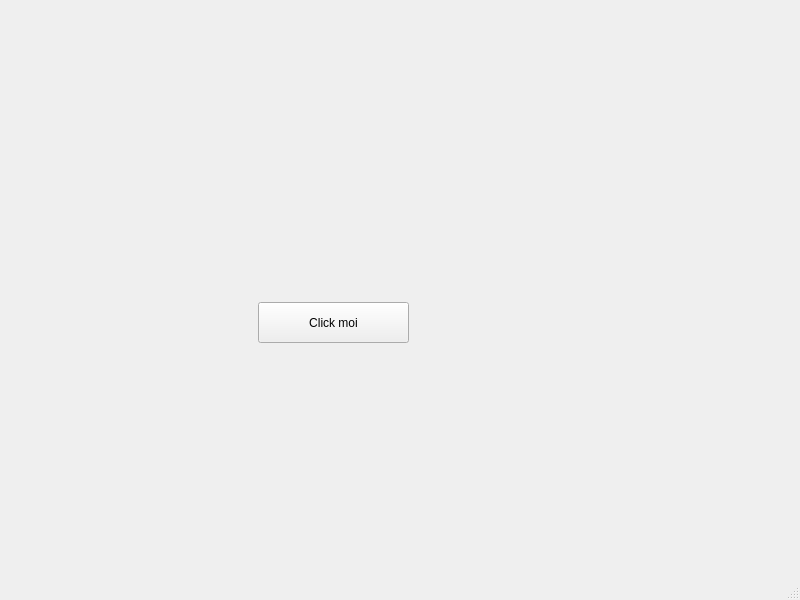
<?xml version="1.0" encoding="UTF-8"?>
<ui version="4.0">
 <class>MainWindow</class>
 <widget class="QMainWindow" name="MainWindow">
  <property name="geometry">
   <rect>
    <x>0</x>
    <y>0</y>
    <width>800</width>
    <height>600</height>
   </rect>
  </property>
  <property name="windowTitle">
   <string>MainWindow</string>
  </property>
  <widget class="QWidget" name="centralwidget">
   <widget class="QToolButton" name="toolButton">
    <property name="geometry">
     <rect>
      <x>258</x>
      <y>302</y>
      <width>151</width>
      <height>41</height>
     </rect>
    </property>
    <property name="text">
     <string>Click moi</string>
    </property>
   </widget>
  </widget>
  <widget class="QMenuBar" name="menubar">
   <property name="geometry">
    <rect>
     <x>0</x>
     <y>0</y>
     <width>800</width>
     <height>21</height>
    </rect>
   </property>
  </widget>
  <widget class="QStatusBar" name="statusbar"/>
 </widget>
 <resources/>
 <connections/>
</ui>
